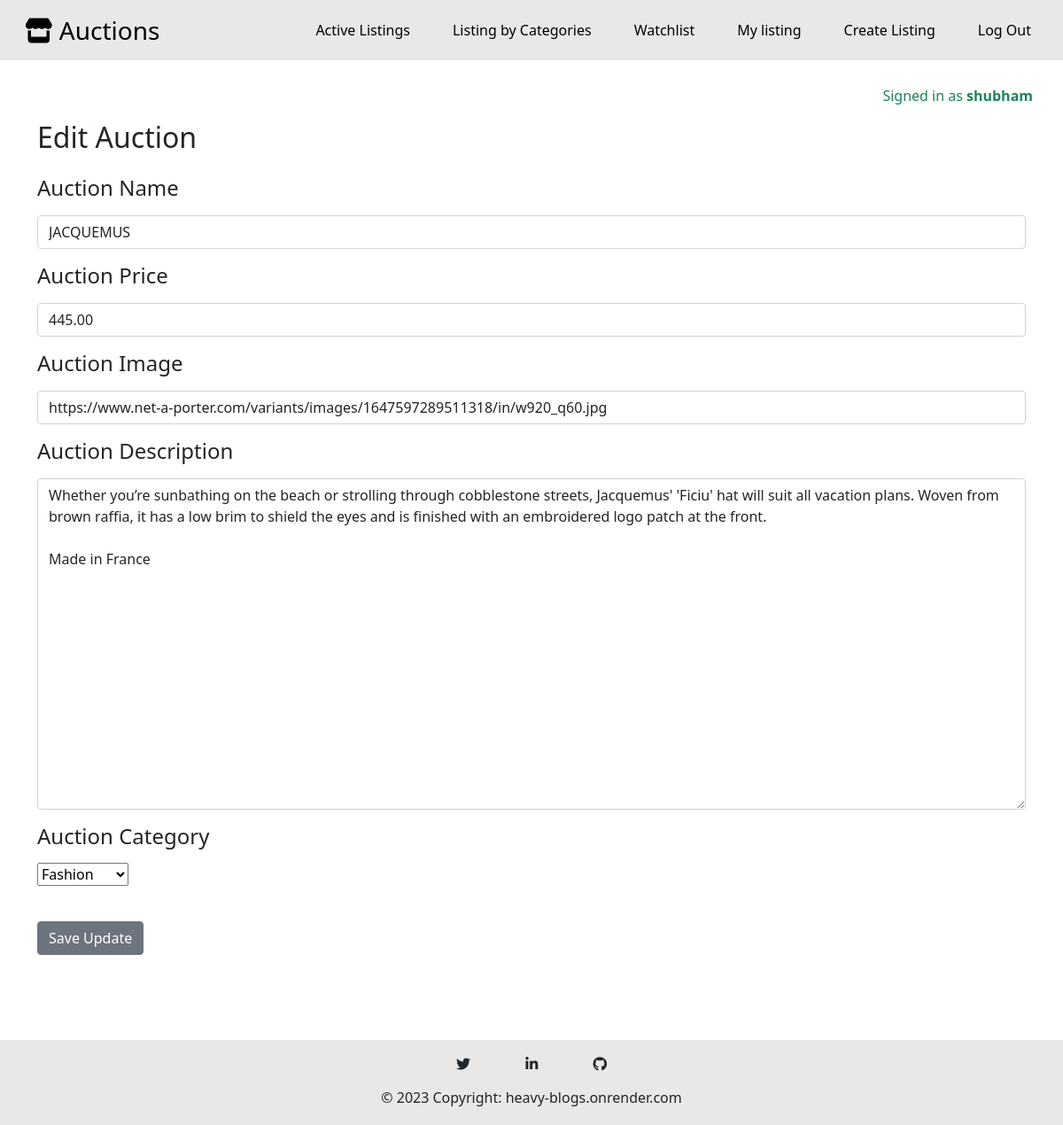
/details/1/edit/ (signed in), run on the app's committed database.
### auctions/models.py (models this page shows, shortened)
class User(AbstractUser):
    pass

class AuctionListing(models.Model):
    auction_user = models.ForeignKey(User, on_delete=models.CASCADE, null=True, blank=True)
    name = models.CharField(max_length=100)
    date = models.DateField(auto_now_add=True)
    price = models.DecimalField(max_digits=100, decimal_places=2)
    image = models.URLField(blank=True)
    description = models.TextField(blank=True)
    is_active = models.BooleanField(default=True)
    category = models.ForeignKey(Category, on_delete=models.CASCADE, null=True)

class Category(models.Model):
    category = models.CharField(max_length=50)
    def __str__(self):
        return self.category

### auctions/views.py (the view)
# urls.py: path("details/<int:pk>/edit/", views.EditListing.as_view(), name="edit_listing"),
class EditListing(LoginRequiredMixin, UpdateView):
    model = AuctionListing
    form_class = CreateListingForm
    template_name = "auctions/edit_listing.html"
    success_url = reverse_lazy('index')

### auctions/templates/auctions/edit_listing.html (shortened to what this page needs)
{% extends "auctions/layout.html" %}
{% block body %}
 <div class="container">
   <h2>Edit Auction</h2>
   <div class="row">
       <div class="col-12 col-md-12 col-lg-a2">
           <form action="{% url 'edit_listing' object.pk %}" method="post">
               {% for field in form %}
                   <p class="create-field"><h4>Auction {{field.label}} </h4></p>
                   {{field}}
               {% endfor %} <br>
               <input class="btn btn-secondary" type="submit" value="Save Update">
           </form>
       </div>
   </div>
</div>
{% endblock %}

### auctions/templates/auctions/layout.html (shortened to what this page needs)
{% load static %}
<!DOCTYPE html>
<html lang="en">
<head>
    <link href="https://cdn.jsdelivr.net/npm/bootstrap@5.0.2/dist/css/bootstrap.min.css" rel="stylesheet"
>
    <link href="{% static 'style.css' %}" rel="stylesheet">
</head>
<body>
    <nav class="navbar navbar-expand-md bg sticky-top">
        <div class="container-fluid">
            <a class="navbar-brand fs-3 ms-3" href="{% url 'index' %}"><i class="fa-solid fa-store"></i> Auctions</a>
            <div class="collapse navbar-collapse" id="navbarNav">
                <ul class="navbar-nav ms-auto ">
                    <li class="nav-item">
                        <a class="nav-link active mx-3" href="{% url 'index' %}">Active Listings</a>
                    </li>
                    <li class="nav-item">
                        <a class="nav-link active mx-3" href="{% url 'category_listing' %}">Listing by Categories</a>
                    </li>
                    {% if user.is_authenticated %}
                    <li class="nav-item ">
                        <a class="nav-link mx-3" href="{% url 'watchlist' %}">Watchlist</a>
                    </li>
                    <li class="nav-item ">
                        <a class="nav-link mx-3" href="{% url 'my_listing' %}">My listing</a>
                    </li>
                    <li class="nav-item ">
                        <a class="nav-link mx-3" href="{% url 'create_listing' %}">Create Listing</a>
                    </li>
                    <li class="nav-item">
                        <a class="nav-link mx-3" href="{% url 'logout' %}">Log Out</a>
                    </li>
                    {% endif %}
                </ul>
            </div>
        </div>
    </nav>
<br>
    <div class="container">
        <div class="row">
            <div class="col order-last">
                {% if user.is_authenticated %}
                <p class="text-success">Signed in as <strong>{{ user.username }}</strong></p>
                {% else %}
                <p class="text-danger">Not signed in</p>
                {% endif %}
            </div>
            <div class="col"></div>
            <div class="col order-first">
            </div>
        </div>
    </div>
    {% block body %}
    {% endblock %}
    <br><br><br><br>
    <footer class="text-center" style="background-color:rgb(234, 231, 231);">
        <div class="container p-2">
            <section class="mb-1">
                <a class="btn mx-3" href="https://twitter.com/shubhuoulkar" role="button">
                    <i class="fa-brands fa-twitter"></i></a>
                <a class="btn mx-3" href="https://www.linkedin.com/in/shubham-oulkar-372797217/" role="button"><i
                        class="fa-brands fa-linkedin-in"></i></a>
                <a class="btn mx-3" href="https://github.com/ShubhamOulkar" role="button"><i
                        class="fa-brands fa-github"></i></a>
                <br>
                <a class="btn" href="https://heavy-blog.onrender.com/about">© 2023 Copyright:
                    heavy-blogs.onrender.com</a>
            </section>
        </div>
    </footer>
</body>
</html>

### auctions/static/style.css (style rules this page uses)
.bg { background-color: rgb(234, 231, 231); }
.navbar-brand, .nav-link { color: black; font-weight: 500; }
a { text-decoration: none; color: black; font-weight: 500; }
.order-last { text-align: right; padding-right: 4px; padding-top: 4px; }
.order-first { padding-top: 4px; padding-left: 6px; }

### data on the page
User: username "shubham"
AuctionListing: form "JACQUEMUS" "445.00" "https://www.net-a-porter.com/variants/images/1647597289511318/in/w920_q60.jpg" "Whether you’re sunbathing on the beach or strolling through cobblestone streets, Jacquemus' 'Ficiu' hat will suit all vacation plans. Woven from brown raffia, it has a low brim to shield the eyes and is finished with an embroidered logo patch at the front. Made in France"
Category: form "Fashion"

### other printed values
{{ field.label }} "Name" "Price" "Image" "Description" "Category"
